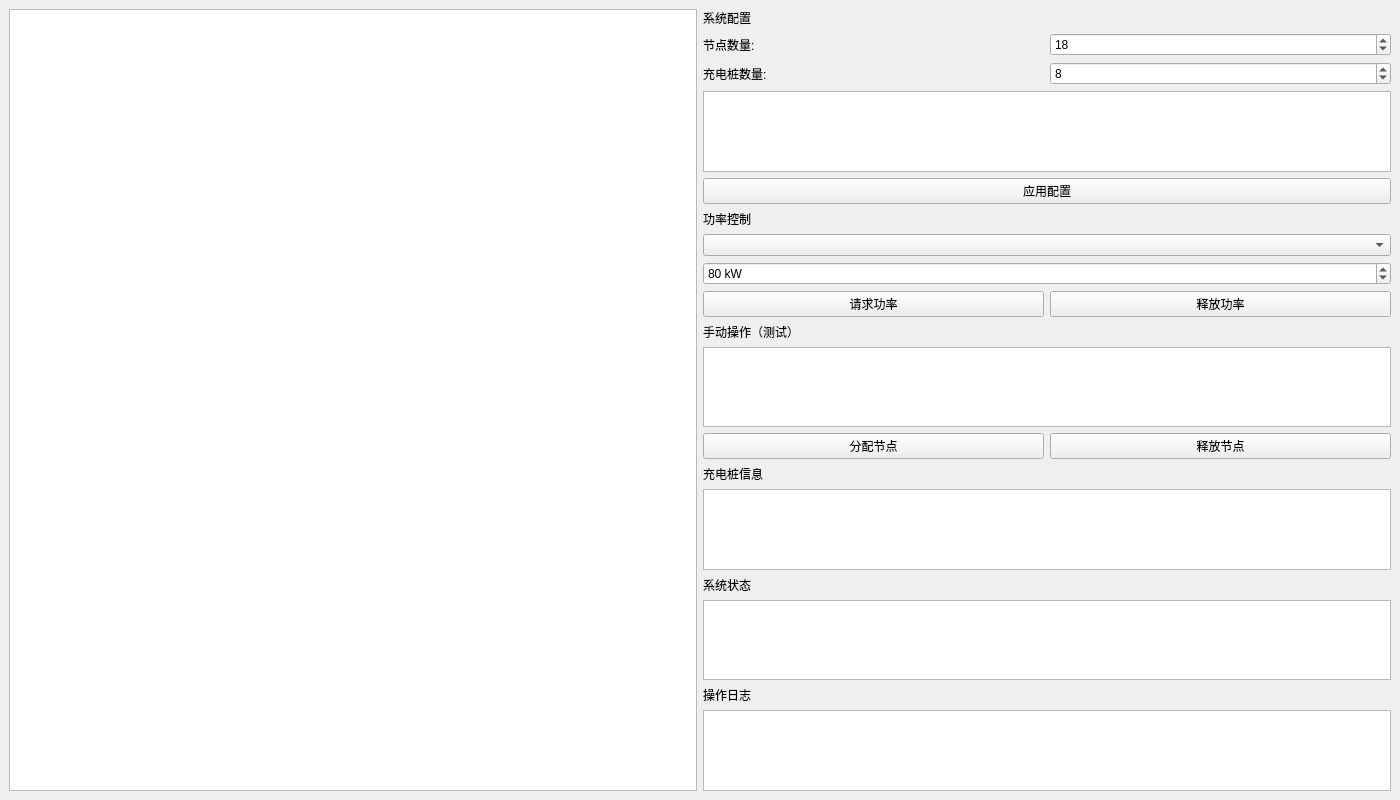
<?xml version="1.0" encoding="UTF-8"?>
<ui version="4.0">
 <class>MainWindow</class>
 <widget class="QMainWindow" name="MainWindow">
  <property name="geometry">
   <rect>
    <x>0</x>
    <y>0</y>
    <width>1400</width>
    <height>800</height>
   </rect>
  </property>
  <property name="windowTitle">
   <string>环形拓扑功率分配系统</string>
  </property>
  <widget class="QWidget" name="centralwidget">
   <layout class="QHBoxLayout" name="horizontalLayout">
    <item>
     <widget class="QGraphicsView" name="graphicsView"/>
    </item>
    <item>
     <layout class="QVBoxLayout" name="verticalLayout">
      <item>
       <widget class="QLabel" name="label">
        <property name="text">
         <string>系统配置</string>
        </property>
       </widget>
      </item>
      <item>
       <layout class="QHBoxLayout" name="horizontalLayout_2">
        <item>
         <widget class="QLabel" name="label_2">
          <property name="text">
           <string>节点数量:</string>
          </property>
         </widget>
        </item>
        <item>
         <widget class="QSpinBox" name="nodeCountSpinBox">
          <property name="minimum">
           <number>6</number>
          </property>
          <property name="maximum">
           <number>36</number>
          </property>
          <property name="value">
           <number>18</number>
          </property>
         </widget>
        </item>
       </layout>
      </item>
      <item>
       <layout class="QHBoxLayout" name="horizontalLayout_3">
        <item>
         <widget class="QLabel" name="label_3">
          <property name="text">
           <string>充电桩数量:</string>
          </property>
         </widget>
        </item>
        <item>
         <widget class="QSpinBox" name="pileCountSpinBox">
          <property name="minimum">
           <number>1</number>
          </property>
          <property name="maximum">
           <number>12</number>
          </property>
          <property name="value">
           <number>8</number>
          </property>
         </widget>
        </item>
       </layout>
      </item>
      <item>
       <widget class="QTextEdit" name="pileConfigTextEdit">
        <property name="readOnly">
         <bool>true</bool>
        </property>
       </widget>
      </item>
      <item>
       <widget class="QPushButton" name="applyConfigButton">
        <property name="text">
         <string>应用配置</string>
        </property>
       </widget>
      </item>
      <item>
       <widget class="QLabel" name="label_4">
        <property name="text">
         <string>功率控制</string>
        </property>
       </widget>
      </item>
      <item>
       <widget class="QComboBox" name="pileComboBox"/>
      </item>
      <item>
       <widget class="QSpinBox" name="powerSpinBox">
        <property name="suffix">
         <string> kW</string>
        </property>
        <property name="maximum">
         <number>1000</number>
        </property>
        <property name="value">
         <number>80</number>
        </property>
       </widget>
      </item>
      <item>
       <layout class="QHBoxLayout" name="horizontalLayout_4">
        <item>
         <widget class="QPushButton" name="requestButton">
          <property name="text">
           <string>请求功率</string>
          </property>
         </widget>
        </item>
        <item>
         <widget class="QPushButton" name="releaseButton">
          <property name="text">
           <string>释放功率</string>
          </property>
         </widget>
        </item>
       </layout>
      </item>
      <item>
       <widget class="QLabel" name="label_5">
        <property name="text">
         <string>手动操作（测试）</string>
        </property>
       </widget>
      </item>
      <item>
       <widget class="QListWidget" name="nodeListWidget"/>
      </item>
      <item>
       <layout class="QHBoxLayout" name="horizontalLayout_5">
        <item>
         <widget class="QPushButton" name="allocateNodeButton">
          <property name="text">
           <string>分配节点</string>
          </property>
         </widget>
        </item>
        <item>
         <widget class="QPushButton" name="releaseNodeButton">
          <property name="text">
           <string>释放节点</string>
          </property>
         </widget>
        </item>
       </layout>
      </item>
      <item>
       <widget class="QLabel" name="label_6">
        <property name="text">
         <string>充电桩信息</string>
        </property>
       </widget>
      </item>
      <item>
       <widget class="QTextEdit" name="pileInfoTextEdit">
        <property name="readOnly">
         <bool>true</bool>
        </property>
       </widget>
      </item>
      <item>
       <widget class="QLabel" name="label_7">
        <property name="text">
         <string>系统状态</string>
        </property>
       </widget>
      </item>
      <item>
       <widget class="QTextEdit" name="statusTextEdit">
        <property name="readOnly">
         <bool>true</bool>
        </property>
       </widget>
      </item>
      <item>
       <widget class="QLabel" name="label_8">
        <property name="text">
         <string>操作日志</string>
        </property>
       </widget>
      </item>
      <item>
       <widget class="QTextEdit" name="logTextEdit">
        <property name="readOnly">
         <bool>true</bool>
        </property>
       </widget>
      </item>
     </layout>
    </item>
   </layout>
  </widget>
 </widget>
 <resources/>
 <connections/>
</ui>
